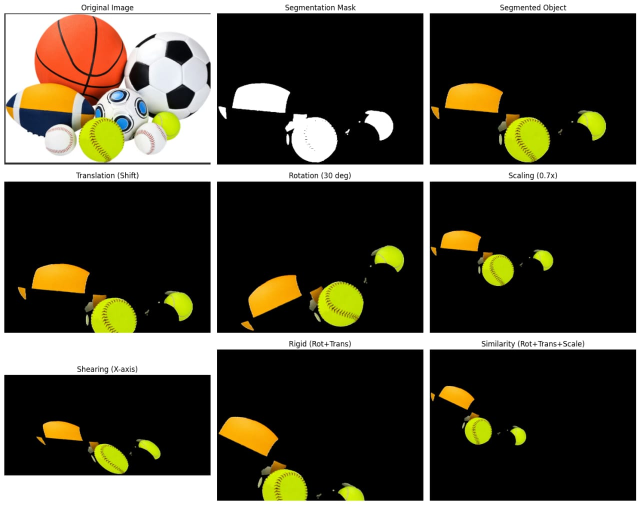
#> input picture IMG-20260128-WA0009.jpg, 1280 x 1010 px, given in place of 6d8321208df3e71aa285a6b3aa6f325e.jpg, which was not available (shown at 1/2 size)
$ jupyter execute '2D transform.ipynb'   (text cells are left out)
#> lines starting #> are read from the running program, lines starting #| are printed output that depends on the picture; pictures that were not available may be replaced by others from this repository, and a replacement may not be noted
[cell 1]
import cv2
import numpy as np
import matplotlib.pyplot as plt

# Load image
img = cv2.imread('6d8321208df3e71aa285a6b3aa6f325e.jpg')
#> img is the input picture: shape (1010, 1280, 3); mean B, G, R 59.6, 72.6, 76.2
rows, cols, ch = img.shape
#> rows = 1010; cols = 1280; ch = 3

# --- 1. TRANSLATION ---
# Shift 100 pixels right, 50 pixels down
M_trans = np.float32([[1, 0, 100], [0, 1, 50]])
dst_trans = cv2.warpAffine(img, M_trans, (cols, rows))
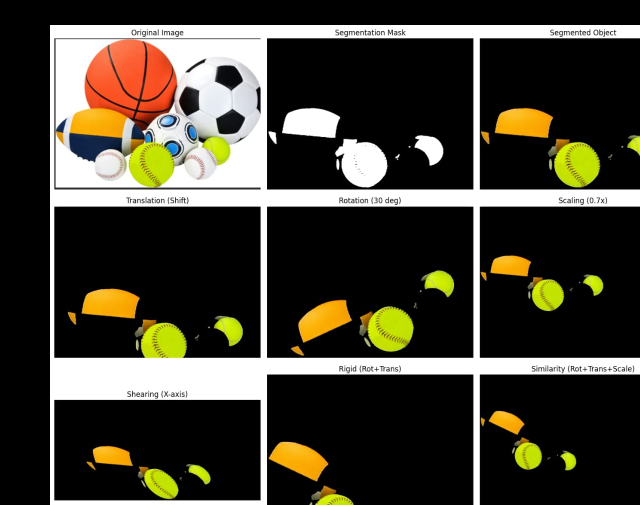
#> dst_trans: shape (1010, 1280, 3) (shown at 1/2 size); mean B, G, R 50.5, 62.4, 66.2

# --- 2. ROTATION ---
# Rotate 45 degrees around the center with scale 1.0
center = (cols // 2, rows // 2)
#> center = (640, 505)
M_rot = cv2.getRotationMatrix2D(center, 45, 1.0)
dst_rot = cv2.warpAffine(img, M_rot, (cols, rows))
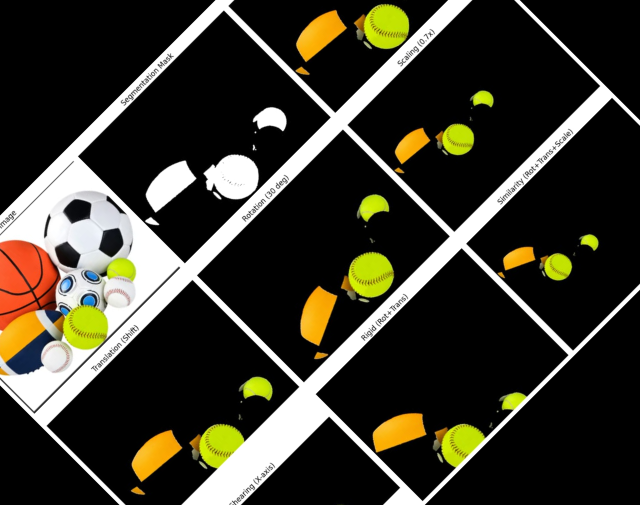
#> dst_rot: shape (1010, 1280, 3) (shown at 1/2 size); mean B, G, R 44, 55.4, 58.1

# --- 3. SCALING (Resizing) ---
# Scale to 1.5x width and 1.5x height
dst_scale = cv2.resize(img, None, fx=1.5, fy=1.5, interpolation=cv2.INTER_LINEAR)
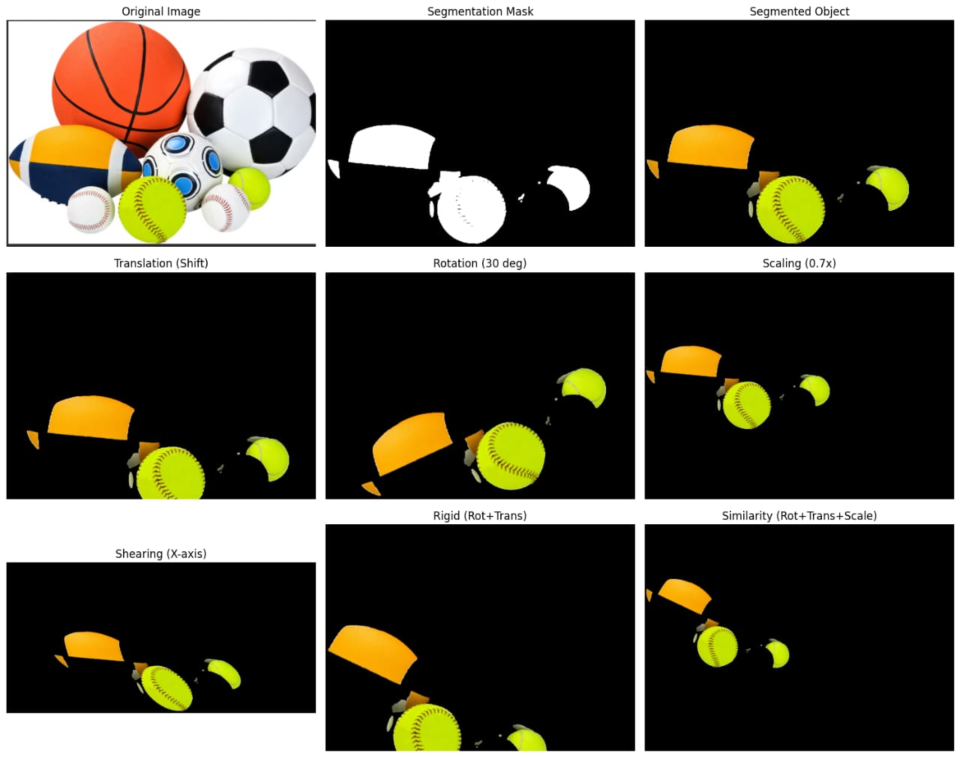
#> dst_scale: shape (1515, 1920, 3) (shown at 1/2 size); mean B, G, R 59.6, 72.6, 76.2

# --- 4. SHEARING (Affinity) ---
# Shear along X-axis
M_shear = np.float32([[1, 0.5, 0], [0, 1, 0]])
dst_shear = cv2.warpAffine(img, M_shear, (int(cols*1.5), rows))
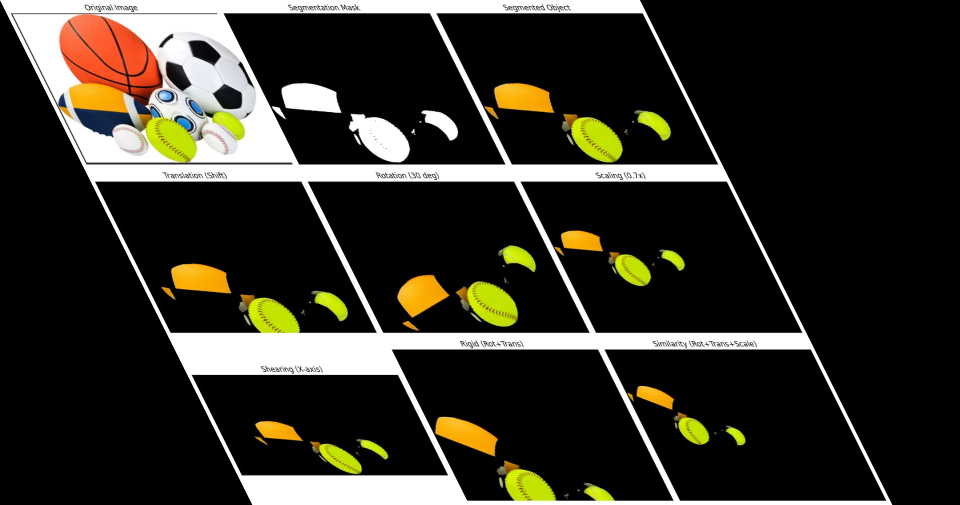
#> dst_shear: shape (1010, 1920, 3) (shown at 1/2 size); mean B, G, R 39.8, 48.4, 50.8

# --- 5. AFFINE TRANSFORMATION ---
# Needs 3 points to map from input to output
pts1 = np.float32([[50, 50], [200, 50], [50, 200]])
pts2 = np.float32([[10, 100], [200, 50], [100, 250]])
M_affine = cv2.getAffineTransform(pts1, pts2)
dst_affine = cv2.warpAffine(img, M_affine, (cols, rows))
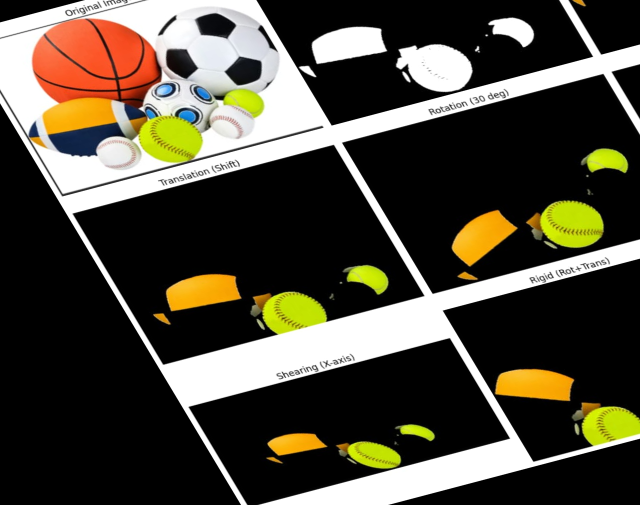
#> dst_affine: shape (1010, 1280, 3) (shown at 1/2 size); mean B, G, R 60, 73.2, 78.1

# --- 6. PERSPECTIVE TRANSFORMATION ---
# Needs 4 points (useful for document scanning/tilting)
pts3 = np.float32([[56, 65], [368, 52], [28, 387], [389, 390]])
pts4 = np.float32([[0, 0], [300, 0], [0, 300], [300, 300]])
M_persp = cv2.getPerspectiveTransform(pts3, pts4)
dst_persp = cv2.warpPerspective(img, M_persp, (300, 300))
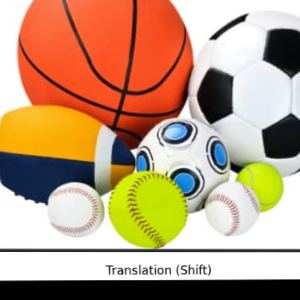
#> dst_persp: shape (300, 300, 3); mean B, G, R 127, 156.9, 188.9

# --- DISPLAY RESULTS ---
titles = ['Original', 'Translation', 'Rotation', 'Scaling', 'Shear', 'Affine', 'Perspective']
images = [img, dst_trans, dst_rot, dst_scale, dst_shear, dst_affine, dst_persp]

plt.figure(figsize=(15, 10))
for i in range(7):
    plt.subplot(2, 4, i+1)
    # Convert BGR (OpenCV) to RGB (Matplotlib)
    plt.imshow(cv2.cvtColor(images[i], cv2.COLOR_BGR2RGB))
    plt.title(titles[i])
    plt.axis('off')

plt.tight_layout()
plt.show()
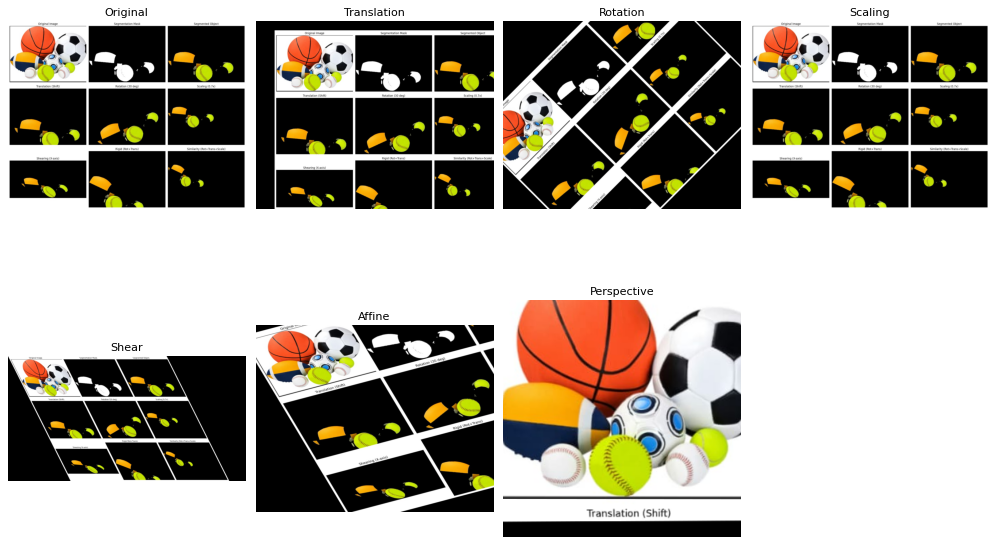
#> figure drawn by matplotlib, 7 panels

[cell 2]
from google.colab import files
uploaded = files.upload()
#> the answer given: IMG-20260128-WA0009.jpg
